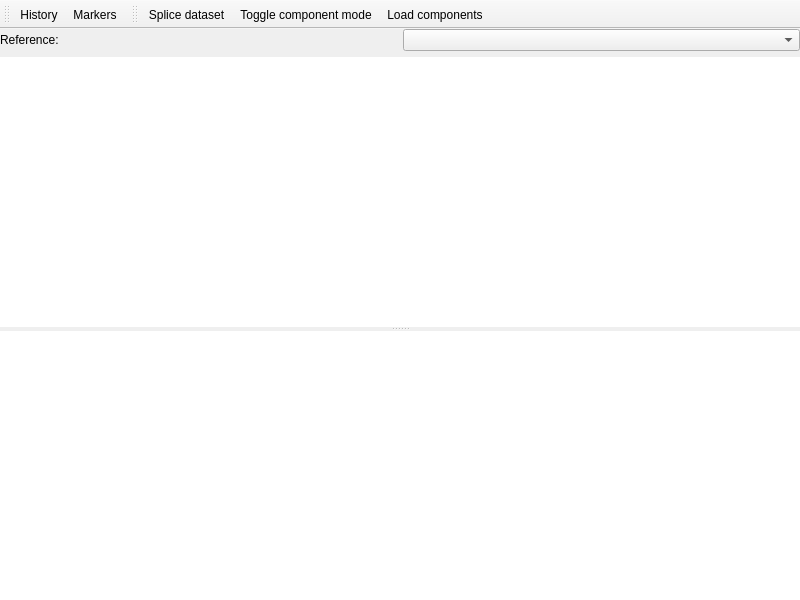
<?xml version="1.0" encoding="UTF-8"?>
<ui version="4.0">
 <class>BnmsTab</class>
 <widget class="QMainWindow" name="BnmsTab">
  <property name="geometry">
   <rect>
    <x>0</x>
    <y>0</y>
    <width>800</width>
    <height>600</height>
   </rect>
  </property>
  <property name="windowTitle">
   <string>MainWindow</string>
  </property>
  <widget class="QWidget" name="centralwidget">
   <layout class="QVBoxLayout" name="verticalLayout">
    <property name="leftMargin">
     <number>0</number>
    </property>
    <property name="topMargin">
     <number>0</number>
    </property>
    <property name="rightMargin">
     <number>0</number>
    </property>
    <property name="bottomMargin">
     <number>0</number>
    </property>
    <item>
     <widget class="QWidget" name="proteinBox" native="true">
      <layout class="QHBoxLayout" name="horizontalLayout">
       <property name="leftMargin">
        <number>0</number>
       </property>
       <property name="topMargin">
        <number>0</number>
       </property>
       <property name="rightMargin">
        <number>0</number>
       </property>
       <property name="bottomMargin">
        <number>0</number>
       </property>
       <item>
        <widget class="QLabel" name="protLabel">
         <property name="text">
          <string>Reference:</string>
         </property>
        </widget>
       </item>
       <item>
        <widget class="QComboBox" name="referenceSelect">
         <property name="maxVisibleItems">
          <number>20</number>
         </property>
         <property name="sizeAdjustPolicy">
          <enum>QComboBox::AdjustToContents</enum>
         </property>
        </widget>
       </item>
      </layout>
     </widget>
    </item>
    <item>
     <widget class="QSplitter" name="splitter">
      <property name="orientation">
       <enum>Qt::Vertical</enum>
      </property>
      <widget class="QtCharts::QChartView" name="referenceView">
       <property name="frameShape">
        <enum>QFrame::NoFrame</enum>
       </property>
       <property name="frameShadow">
        <enum>QFrame::Plain</enum>
       </property>
       <property name="renderHints">
        <set>QPainter::Antialiasing|QPainter::TextAntialiasing</set>
       </property>
      </widget>
      <widget class="QtCharts::QChartView" name="view">
       <property name="maximumSize">
        <size>
         <width>16777177</width>
         <height>16777215</height>
        </size>
       </property>
       <property name="frameShape">
        <enum>QFrame::NoFrame</enum>
       </property>
       <property name="frameShadow">
        <enum>QFrame::Plain</enum>
       </property>
       <property name="renderHints">
        <set>QPainter::Antialiasing|QPainter::TextAntialiasing</set>
       </property>
      </widget>
     </widget>
    </item>
   </layout>
  </widget>
  <widget class="QToolBar" name="toolBar">
   <property name="contextMenuPolicy">
    <enum>Qt::PreventContextMenu</enum>
   </property>
   <property name="windowTitle">
    <string>Plot Content</string>
   </property>
   <property name="floatable">
    <bool>false</bool>
   </property>
   <attribute name="toolBarArea">
    <enum>TopToolBarArea</enum>
   </attribute>
   <attribute name="toolBarBreak">
    <bool>false</bool>
   </attribute>
   <addaction name="actionHistoryMenu"/>
   <addaction name="actionMarkerMenu"/>
  </widget>
  <widget class="QToolBar" name="toolBar_2">
   <property name="windowTitle">
    <string>Actions</string>
   </property>
   <property name="floatable">
    <bool>false</bool>
   </property>
   <attribute name="toolBarArea">
    <enum>TopToolBarArea</enum>
   </attribute>
   <attribute name="toolBarBreak">
    <bool>false</bool>
   </attribute>
   <addaction name="actionSplice"/>
   <addaction name="actionComponentToggle"/>
   <addaction name="actionLoadComponents"/>
  </widget>
  <action name="actionMarkerMenu">
   <property name="icon">
    <iconset theme="draw-star">
     <normaloff>.</normaloff>.</iconset>
   </property>
   <property name="text">
    <string>Markers</string>
   </property>
   <property name="toolTip">
    <string>Quick selection of markers</string>
   </property>
  </action>
  <action name="actionHistoryMenu">
   <property name="icon">
    <iconset theme="edit-undo-history">
     <normaloff>.</normaloff>.</iconset>
   </property>
   <property name="text">
    <string>History</string>
   </property>
   <property name="toolTip">
    <string>Latest reference profiles</string>
   </property>
  </action>
  <action name="actionLoadComponents">
   <property name="icon">
    <iconset theme="document-open">
     <normaloff>.</normaloff>.</iconset>
   </property>
   <property name="text">
    <string>Load components</string>
   </property>
   <property name="toolTip">
    <string>Load pre-computed components</string>
   </property>
  </action>
  <action name="actionZoomToggle">
   <property name="checkable">
    <bool>true</bool>
   </property>
   <property name="icon">
    <iconset theme="auto-scale-x">
     <normaloff>.</normaloff>.</iconset>
   </property>
   <property name="text">
    <string>Zoom to range</string>
   </property>
   <property name="toolTip">
    <string>Zoom lower plot to current range</string>
   </property>
   <property name="shortcut">
    <string>Z</string>
   </property>
  </action>
  <action name="actionComponentToggle">
   <property name="checkable">
    <bool>true</bool>
   </property>
   <property name="icon">
    <iconset resource="../../resources/icons-custom/index.qrc">
     <normaloff>:/icons/components.svg</normaloff>:/icons/components.svg</iconset>
   </property>
   <property name="text">
    <string>Toggle component mode</string>
   </property>
   <property name="toolTip">
    <string>Use pre-calculated components for matching</string>
   </property>
  </action>
  <action name="actionSplice">
   <property name="icon">
    <iconset theme="document-new">
     <normaloff>.</normaloff>.</iconset>
   </property>
   <property name="text">
    <string>&amp;Splice dataset</string>
   </property>
   <property name="toolTip">
    <string>Create a new dataset from the current range</string>
   </property>
  </action>
 </widget>
 <customwidgets>
  <customwidget>
   <class>QtCharts::QChartView</class>
   <extends>QGraphicsView</extends>
   <header location="global">QChartView</header>
  </customwidget>
 </customwidgets>
 <resources>
  <include location="../../resources/icons-custom/index.qrc"/>
 </resources>
 <connections/>
</ui>
